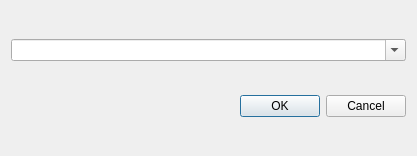
<ui version="4.0" >
 <class>NodeChooser</class>
 <widget class="QDialog" name="NodeChooser" >
  <property name="geometry" >
   <rect>
    <x>0</x>
    <y>0</y>
    <width>417</width>
    <height>156</height>
   </rect>
  </property>
  <property name="windowTitle" >
   <string>Choose a node</string>
  </property>
  <layout class="QVBoxLayout" >
   <item>
    <widget class="QComboBox" name="comboBox" >
     <property name="editable" >
      <bool>true</bool>
     </property>
    </widget>
   </item>
   <item>
    <widget class="QDialogButtonBox" name="buttonBox" >
     <property name="orientation" >
      <enum>Qt::Horizontal</enum>
     </property>
     <property name="standardButtons" >
      <set>QDialogButtonBox::Cancel|QDialogButtonBox::NoButton|QDialogButtonBox::Ok</set>
     </property>
    </widget>
   </item>
  </layout>
 </widget>
 <resources/>
 <connections>
  <connection>
   <sender>buttonBox</sender>
   <signal>accepted()</signal>
   <receiver>NodeChooser</receiver>
   <slot>accept()</slot>
   <hints>
    <hint type="sourcelabel" >
     <x>248</x>
     <y>254</y>
    </hint>
    <hint type="destinationlabel" >
     <x>157</x>
     <y>274</y>
    </hint>
   </hints>
  </connection>
  <connection>
   <sender>buttonBox</sender>
   <signal>rejected()</signal>
   <receiver>NodeChooser</receiver>
   <slot>reject()</slot>
   <hints>
    <hint type="sourcelabel" >
     <x>316</x>
     <y>260</y>
    </hint>
    <hint type="destinationlabel" >
     <x>286</x>
     <y>274</y>
    </hint>
   </hints>
  </connection>
 </connections>
</ui>
